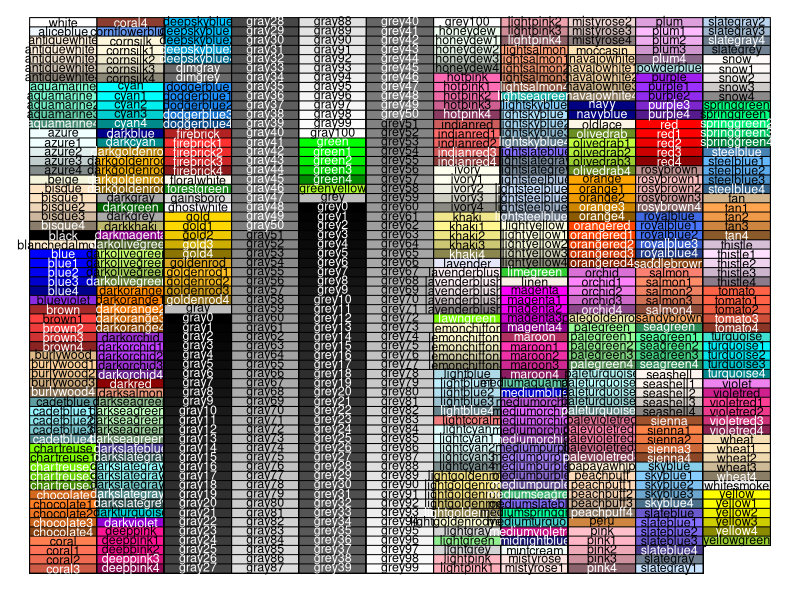
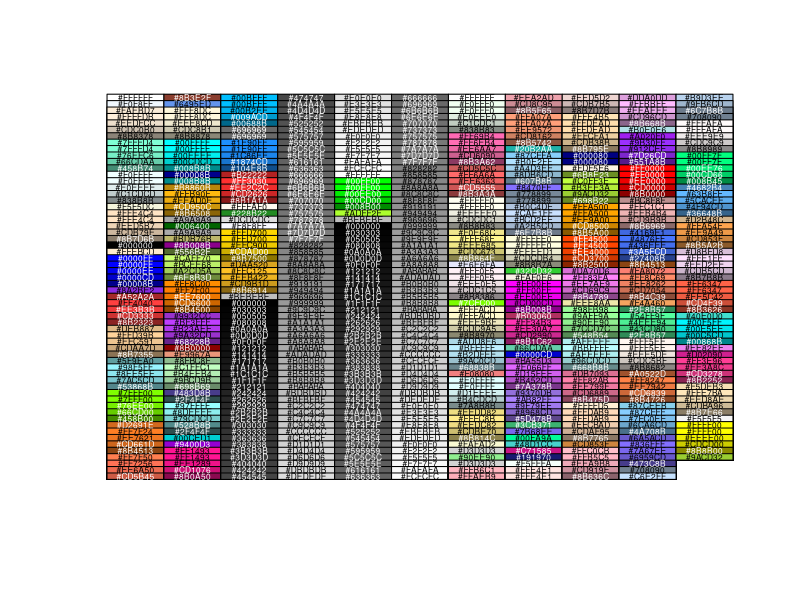

Source code (R) for these figures, in order:
# 1.Define R Color Data ----
# RGB codes
color.rgb <- t(col2rgb(colors()))
# Hexadecimal codes
color.hex <- rgb(color.rgb[,1], color.rgb[,2], color.rgb[,3], maxColorValue = 255)
# Text highlighting
color.text <- ifelse(apply(color.rgb, 1, mean) > 127, "black", "white")
# Consolidate
color.df <- data.frame(name = colors(),
                       red = color.rgb[, "red"],
                       green = color.rgb[, "green"],
                       blue = color.rgb[, "blue"],
                       hex = color.hex,
                       text = color.text)

# 2.Plot R Colors By Name ----
# configure graphical device
n.col <- 11
n.row <- 60
par(pin = c(11.692, 6.267), mai=c(0, 0, 0, 0))
# create plot
plot(c(0, n.col), c(0, n.row), 
     type = "n", 
     bty = "n", 
     ylab = "", 
     xlab = "", 
     axes = FALSE)

for(i in 1:n.col){
  color.count <- (i-1) * n.row
  color.mod <- length(colors()) - color.count
  y.val <- ifelse(color.mod < n.row, n.row - color.mod + 1, 1)
  color.names <- as(color.df[color.count + 1:n.row, "name"], "character")
  rect(i - 1, y.val - 0.5, i, n.row:y.val + 0.5, border = "black", col = color.names)
  text.color <- as(color.df[color.count + 1:n.row, "text"], "character")
  text(i-0.5, n.row:y.val, labels = color.names, cex = 0.75, col = text.color)
}
par( mai=c(0, 0, 0, 0))

# create plot
png("hex.png")
plot(c(0, n.col), c(0, n.row), 
     type = "n", 
     bty = "n", 
     ylab = "", 
     xlab = "", 
     axes = FALSE)

for(i in 1:n.col){
  color.count <- (i-1) * n.row
  color.mod <- length(colors()) - color.count
  y.val <- ifelse(color.mod < n.row, n.row-color.mod + 1, 1)
  color.names <- as(color.df[color.count + 1:n.row, "hex"], "character")
  rect(i - 1, y.val - 0.5, i, n.row:y.val + 0.5, border = "black", col = color.names)
  text.color <- as(color.df[color.count + 1:n.row, "text"], "character")
  text(i-0.5, n.row:y.val, labels = color.names, cex = 0.5, col = text.color)
}
dev.off()
